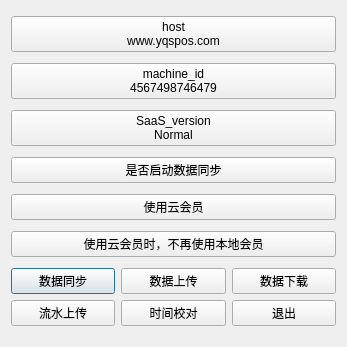
<?xml version="1.0" encoding="UTF-8"?>
<ui version="4.0">
 <class>w_sys_manage_cloudsync_cloud2</class>
 <widget class="QDialog" name="w_sys_manage_cloudsync_cloud2">
  <property name="geometry">
   <rect>
    <x>0</x>
    <y>0</y>
    <width>347</width>
    <height>347</height>
   </rect>
  </property>
  <property name="windowTitle">
   <string>Dialog</string>
  </property>
  <layout class="QVBoxLayout" name="verticalLayout">
   <item>
    <widget class="public_pushbuton_left_right" name="pushButton_host">
     <property name="focusPolicy">
      <enum>Qt::NoFocus</enum>
     </property>
     <property name="text">
      <string>host
www.yqspos.com</string>
     </property>
    </widget>
   </item>
   <item>
    <widget class="public_pushbuton_left_right" name="pushButton_machine_id">
     <property name="focusPolicy">
      <enum>Qt::NoFocus</enum>
     </property>
     <property name="text">
      <string>machine_id
4567498746479</string>
     </property>
    </widget>
   </item>
   <item>
    <widget class="public_pushbuton_left_right" name="pushButton_saas_type">
     <property name="focusPolicy">
      <enum>Qt::NoFocus</enum>
     </property>
     <property name="text">
      <string>SaaS_version
Normal</string>
     </property>
    </widget>
   </item>
   <item>
    <widget class="public_pushbuton_left_right" name="pushButton_check_data_updownload">
     <property name="focusPolicy">
      <enum>Qt::NoFocus</enum>
     </property>
     <property name="text">
      <string>是否启动数据同步</string>
     </property>
    </widget>
   </item>
   <item>
    <widget class="public_pushbuton_left_right" name="pushButton_check_yun_member">
     <property name="focusPolicy">
      <enum>Qt::NoFocus</enum>
     </property>
     <property name="text">
      <string>使用云会员</string>
     </property>
    </widget>
   </item>
   <item>
    <widget class="public_pushbuton_left_right" name="pushButton_check_local_member">
     <property name="focusPolicy">
      <enum>Qt::NoFocus</enum>
     </property>
     <property name="text">
      <string>使用云会员时，不再使用本地会员</string>
     </property>
    </widget>
   </item>
   <item>
    <layout class="QGridLayout" name="gridLayout">
     <item row="0" column="0">
      <widget class="lds_toolbar_button" name="pushButton_data_downupload">
       <property name="text">
        <string>数据同步</string>
       </property>
       <property name="outer_stylesheet" stdset="0">
        <string>pushbutton</string>
       </property>
      </widget>
     </item>
     <item row="0" column="1">
      <widget class="lds_toolbar_button" name="pushButton_data_upload">
       <property name="text">
        <string>数据上传</string>
       </property>
       <property name="outer_stylesheet" stdset="0">
        <string>pushbutton</string>
       </property>
      </widget>
     </item>
     <item row="0" column="2">
      <widget class="lds_toolbar_button" name="pushButton_data_download">
       <property name="text">
        <string>数据下载</string>
       </property>
       <property name="outer_stylesheet" stdset="0">
        <string>pushbutton</string>
       </property>
      </widget>
     </item>
     <item row="1" column="0">
      <widget class="lds_toolbar_button" name="pushButton_flow_upload">
       <property name="text">
        <string>流水上传</string>
       </property>
       <property name="outer_stylesheet" stdset="0">
        <string>pushbutton</string>
       </property>
      </widget>
     </item>
     <item row="1" column="1">
      <widget class="lds_toolbar_button" name="pushButton_timecheck">
       <property name="text">
        <string>时间校对</string>
       </property>
       <property name="outer_stylesheet" stdset="0">
        <string>pushbutton</string>
       </property>
      </widget>
     </item>
     <item row="1" column="2">
      <widget class="lds_toolbar_button" name="pushButton_exit">
       <property name="text">
        <string>退出</string>
       </property>
       <property name="outer_stylesheet" stdset="0">
        <string>pushbutton</string>
       </property>
      </widget>
     </item>
    </layout>
   </item>
  </layout>
 </widget>
 <customwidgets>
  <customwidget>
   <class>lds_toolbar_button</class>
   <extends>QPushButton</extends>
   <header>lds_toolbar_button.h</header>
  </customwidget>
  <customwidget>
   <class>public_pushbuton_left_right</class>
   <extends>QPushButton</extends>
   <header>public_pushbuton_left_right.h</header>
  </customwidget>
 </customwidgets>
 <resources/>
 <connections/>
</ui>
